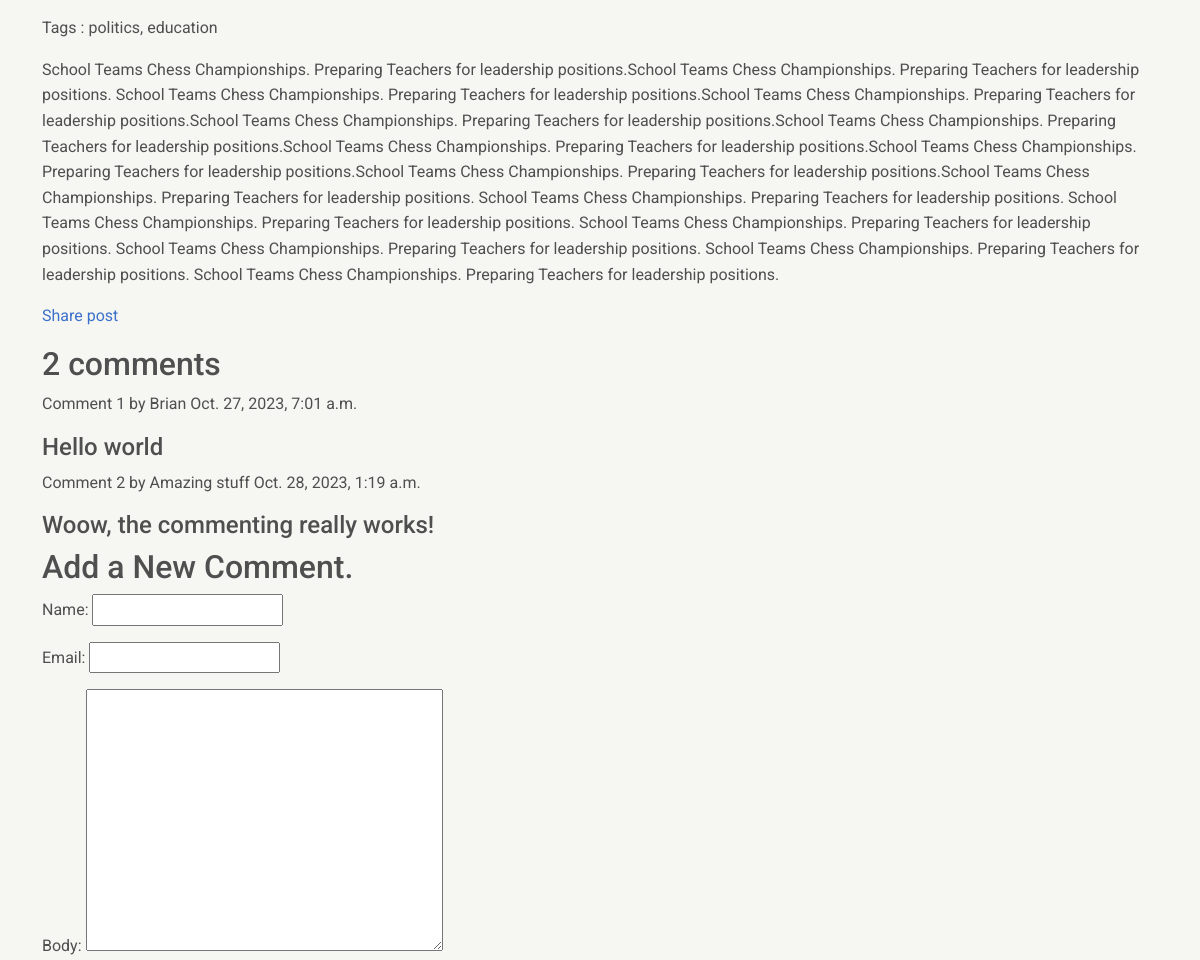
Page /news/2023/10/27/school-teams-chess-championships/ (middle part) on the earlier database version.
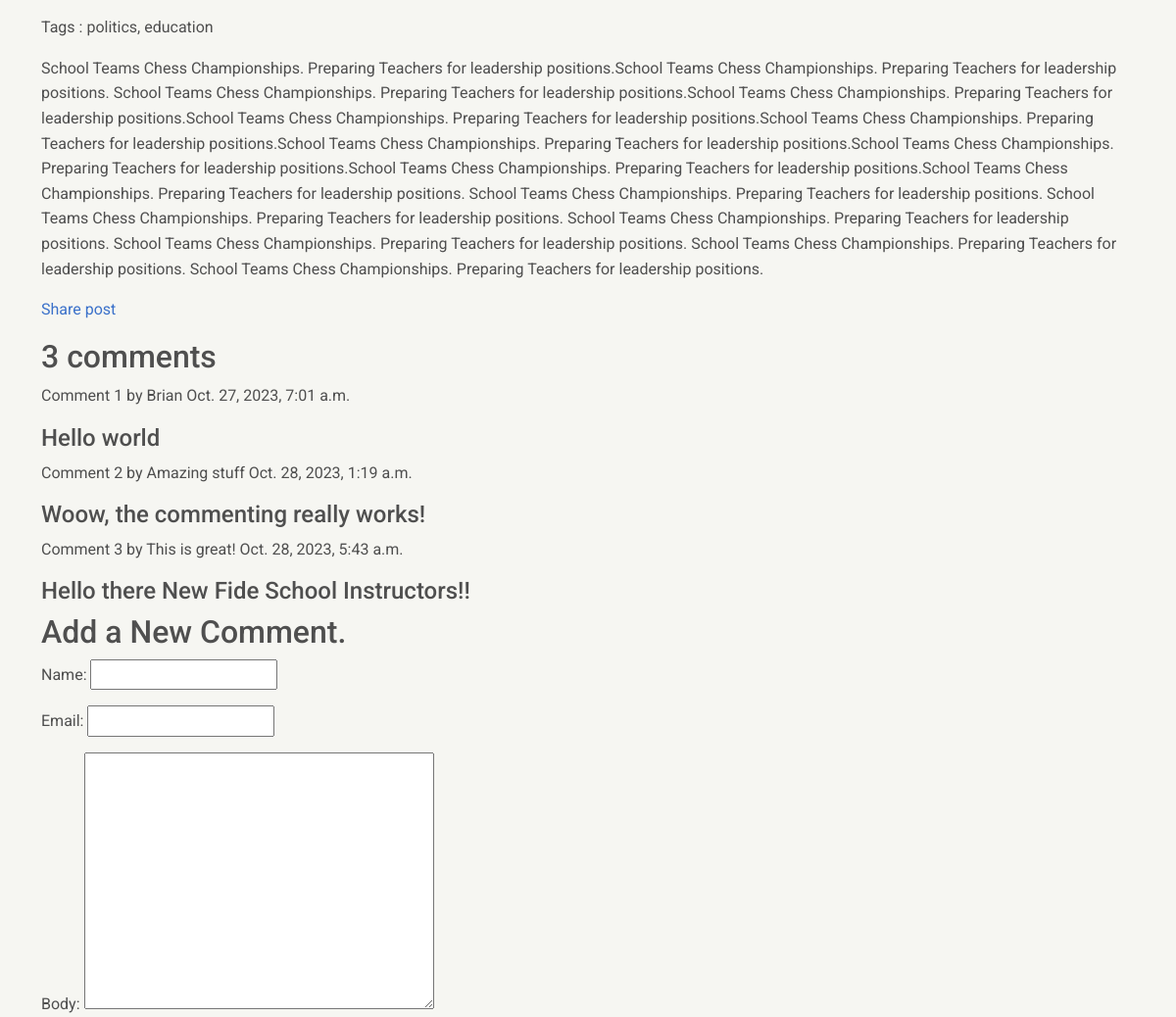
Same page on the later database version.
### newsApp/models.py (models this page shows, shortened)
class Comment(models.Model):
    article = models.ForeignKey(Article, on_delete=models.CASCADE, related_name='comments')
    name = models.CharField(max_length=80)
    email = models.EmailField()
    body = models.TextField()
    created = models.DateTimeField(auto_now_add=True)
    updated = models.DateTimeField(auto_now=True)
    active = models.BooleanField(default=True)
    class Meta:
        ordering = ('created',)

### newsApp/views.py (the view)
# urls.py: path('<int:year>/<int:month>/<int:day>/<slug:article>/', views.article_details,name="article_details"),
def article_details(req, year, month, day, article):
    article = get_object_or_404(Article,
                                slug=article,
                                status='published',
                                publish__year = year,
                                publish__month = month,
                                publish__day = day
                                )
    comments = article.comments.filter(active=True)
    new_comment = None
    if req.method == 'POST':
        comment_form = CommentForm(data=req.POST)
        if comment_form.is_valid():
            new_comment = comment_form.save(commit=False)
            new_comment.article = article
            new_comment.save()
    else:
        comment_form = CommentForm()
    return render(req, 'news/article/detail.html',{'article':article, 'comments':comments,
        'new_comment':new_comment,
        'comment_form': comment_form,
        })

### newsApp/forms.py
class CommentForm(forms.ModelForm):
    class Meta:
        model = Comment
        fields = ('name', 'email', 'body')

### templates/news/article/detail.html (shortened to what this page needs)
{% extends "../../base.html" %}
{% block content %}
    <p>
        Tags : {{ article.tags.all|join:", " }}
    {{ article.body | linebreaks }}
    <p>
        <a href="{% url 'newsApp:article_share' article.id %}">
            Share post
        </a>
    </p>
    {% with comments.count as total_comments %}
        <h2>
            {{ total_comments }} comment{{ total_comments|pluralize }}
        </h2>
    {% endwith %}
    {% for comment in comments %}
        <div class="comment">
            <p>
                Comment {{ forloop.counter }} by {{ comment.name }}
                {{ comment.created }}
            </p>
            <h4>
                {{ comment.body }}
            </h4>
        </div>
        {% empty %}
            <p>There are no comments yet.</p>
    {% endfor %}
    {% if new_comment %}
        </h2>Your Comment has been successfully added.</h2>
    {% else %}
    <h2>
        Add a New Comment.
    </h2>
    <form method="post">
        {{ comment_form.as_p }}
    {% endif %}
{% endblock %}

Differences in the rows shown:
added Comment: name "This is great!", created "Oct. 28, 2023, 5:43 a.m.", body "Hello there New Fide School Instructors!!"
Other differences:
{{ total_comments }}: "2" → "3"
